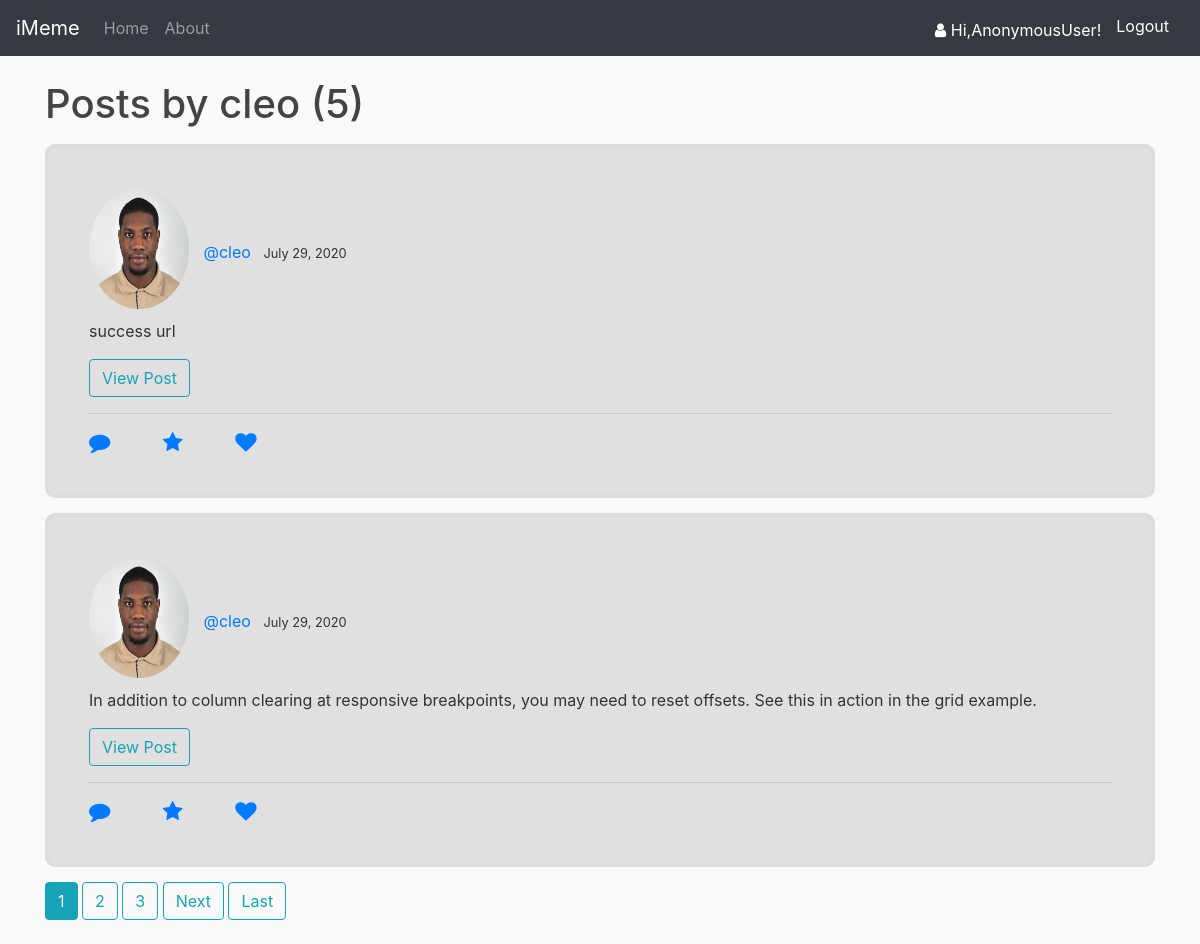
Page /user/cleo on the committed database.
### accounts/models.py (models this page shows, shortened)
class Post(models.Model):
	content = models.TextField()
	date_created = models.DateTimeField(auto_now_add=True, null=True)
	blogger = models.ForeignKey(User, on_delete=models.CASCADE)

class Profile(models.Model):
	user = models.OneToOneField(User, null=True, on_delete=models.CASCADE)
	profile_pic = models.ImageField(default="default.png", upload_to='images')
	location =  models.CharField(max_length=200, null=True, blank=True)
	occupation =  models.CharField(max_length=200, null=True, blank=True)
	date_created = models.DateTimeField(auto_now_add=True, null=True)

### accounts/views.py (the view)
# urls.py: path('user/<str:username>', UserPostListView.as_view(), name='user-posts'),
class UserPostListView(ListView):
	model = Post
	template_name = 'accounts/user_posts.html'
	context_object_name = 'posts'
	paginate_by = 2
	def get_queryset(self):
		user = get_object_or_404(User, username=self.kwargs.get('username'))
		return Post.objects.filter(blogger=user).order_by('-date_created')

### accounts/templates/accounts/user_posts.html (shortened to what this page needs)
{% extends 'accounts/base.html' %}
{% load crispy_forms_tags %}
{% load static %}
{% block content %}
	<h1 class="mb-3">Posts by {{ view.kwargs.username }} ({{ page_obj.paginator.count }})</h1>
	{% for post in posts %}
		<div class="card content-section" style="width: 100%;">
	  		<div class="card-body">
	  			<img class="rounded-circle account-img" src="{{ post.blogger.profile.profile_pic.url }}">
	  			<a class="mr-2" href="{% url 'user-posts' post.blogger.username %}">@{{ post.blogger }}</a>
	    		<small class="card-title">{{ post.date_created|date:"N d, Y" }}</small>
	    		<p class="card-text">{{ post.content }}</p>
	    		<div class="form-group justify-content-end">
					<a class="btn btn-outline-info" href="{% url 'post-detail' post.id %}">View Post</a>
				</div>
	  			<hr>
	  			<a class="mr-5" href=""><i class="fa fa-comment fa-lg" aria-hidden="true"></i></a>
	    		<a class="mr-5" href=""><i class="fa fa-star fa-lg" aria-hidden="true"></i></a>
	    		<a class="mr-5" href=""><i class="fa fa-heart fa-lg" aria-hidden="true"></i></a>
	  		</div>
		</div>
	{% endfor %}
	{% if is_paginated %}
		{%  for num in page_obj.paginator.page_range %}
			{%  if page_obj.number == num %}
				<a class="btn btn-info mb-4" href="?page={{ num }}">{{ num }}</a>
			{% elif num > page_obj.number|add:'-3' and num < page_obj.number|add:'3'  %}
				<a class="btn btn-outline-info mb-4" href="?page={{ num }}">{{ num }}</a>
			{% endif %}
		{% endfor %}
		{% if page_obj.has_next %}
			<a class="btn btn-outline-info mb-4" href="?page={{ page_obj.next_page_number }}">Next</a>
			<a class="btn btn-outline-info mb-4" href="?page={{ page_obj.paginator.num_pages }}">Last</a>
		{% endif %}
	{% endif %}
{% endblock content %}

### accounts/static/accounts/base.css (style rules this page uses)
body { background: #fafafa; color: #333333; margin-top: 5rem; }
h1, h2, h3, h4, h5, h6 { color: #444444; }
.content-section { background: #e0e0e0; padding: 20px 20px; border: 4px solid #dddddd; border-radius: 10px; margin-bottom: 15px; }
.account-img { height: 120px; width: 100px; margin-right: 10px; margin-top: 1px; margin-bottom: 10px; }

### rows in the picture
Post: blogger.profile.profile_pic (picture), blogger "cleo", date_created "July 29, 2020", content "success url"
Post: blogger.profile.profile_pic (picture), blogger "cleo", date_created "July 29, 2020", content "In addition to column clearing at responsive breakpoints, you may need to reset offsets. See this in action in the grid example."

### other values in the picture
{{ request.user }} "AnonymousUser"
{{ view.kwargs.username }} "cleo"
{{ page_obj.paginator.count }} "5"
{{ num }} "1"
{{ num }} "2" "3"
